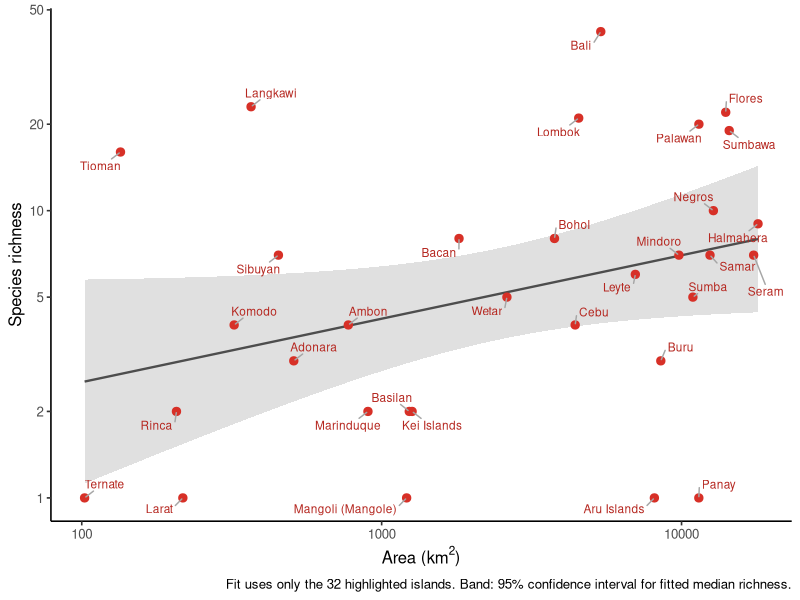
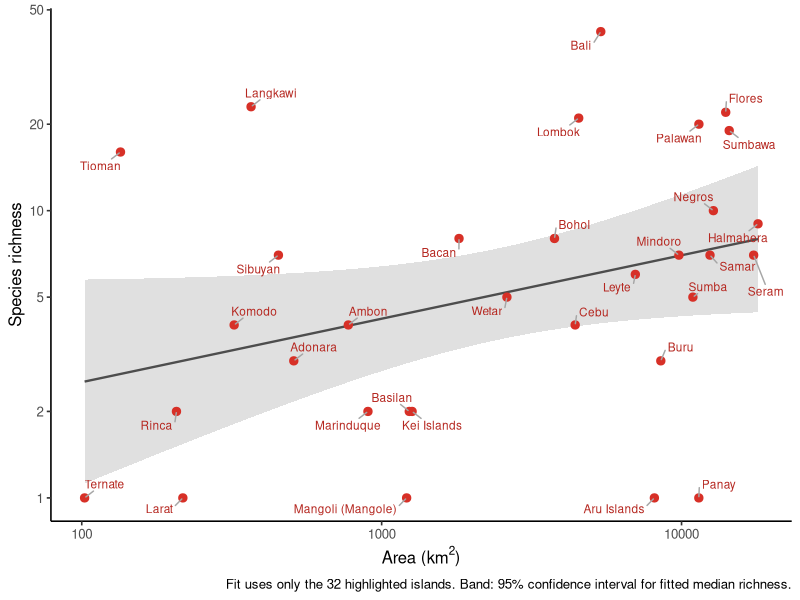

Source code (R) for these figures, in order: (Note: this script raises an error after producing the figures.)
# Run from paleo-islands. Only the 32 mapped islands smaller than Timor.
library(ggplot2)
library(ggrepel)
d <- read.csv('data/richness/maps/islands-smaller-than-timor.csv')
d$log_area <- log(d$area_km2)
d$log_richness <- log(d$n_sp)
f <- lm(log_richness ~ log_area,data=d)
r <- cor.test(d$log_area,d$log_richness)
rho <- cor.test(d$area_km2,d$n_sp,method='spearman',exact=FALSE)
curve <- data.frame(log_area=seq(min(d$log_area),max(d$log_area),length.out=200))
ci <- predict(f,curve,interval='confidence')
curve$area <- exp(curve$log_area)
curve$fit <- exp(ci[,1]);curve$lower <- exp(ci[,2]);curve$upper <- exp(ci[,3])
p <- ggplot(d,aes(area_km2,n_sp))+
 geom_ribbon(data=curve,aes(x=area,ymin=lower,ymax=upper),inherit.aes=FALSE,fill='grey88')+
 geom_line(data=curve,aes(area,fit),inherit.aes=FALSE,colour='grey30',linewidth=.8)+
 geom_point(colour='#D73027',size=2.5)+
 geom_text_repel(aes(label=island),colour='#B52720',size=3,seed=27,max.overlaps=Inf,
  min.segment.length=0,segment.colour='grey65',box.padding=.4)+
 scale_x_log10()+scale_y_log10(breaks=c(1,2,5,10,20,50))+
 theme_classic(base_size=12)+labs(x=expression('Area (km'^2*')'),y='Species richness',
 caption='Fit uses only the 32 highlighted islands. Band: 95% confidence interval for fitted median richness.')
ggsave('area-estimation/plots/pilot-regression/small-malay-only-regression.png',p,width=11,height=8,dpi=180)
ggsave('area-estimation/plots/pilot-regression/small-malay-only-regression.pdf',p,width=11,height=8)
capture.output(summary(f),confint(f),r,rho,file='area-estimation/results/pilot-regression/small-malay-only-statistics.txt')
